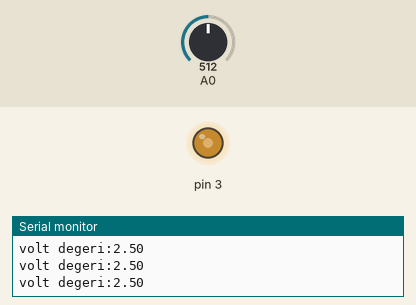
This sketch was run on a simulated Arduino Uno, built with avr-gcc and run on an emulated ATmega328P. Parts: output pins drawn as LEDs (lit = HIGH), the last lines printed to the serial monitor. The inputs (shaded band) are chosen by the test bench; at power-on: A0 = 512.

Above: at 1.2 s.
1.3 s: A0 set to 716
At 2.5 s:
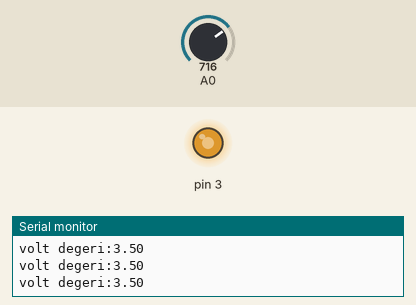
2.8 s: A0 set to 900
At 3.7 s:
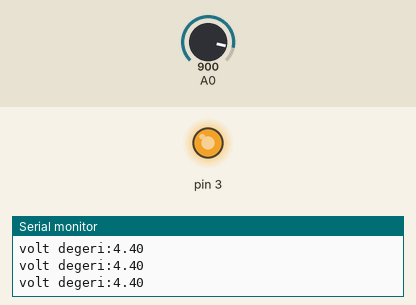
4.3 s: A0 set to 122
At 4.8 s:
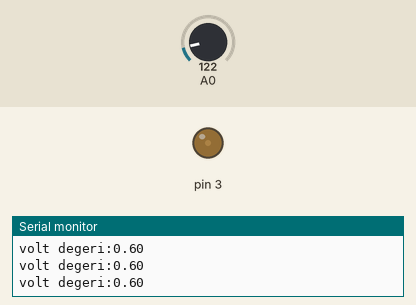
5.8 s: A0 set to 0
At 7.0 s:
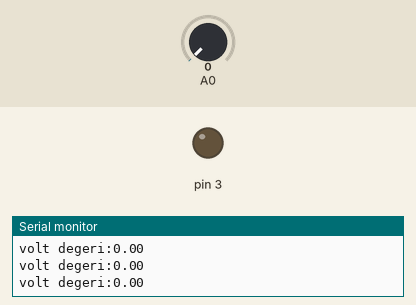
7.3 s: A0 set to 511
At 8.1 s:
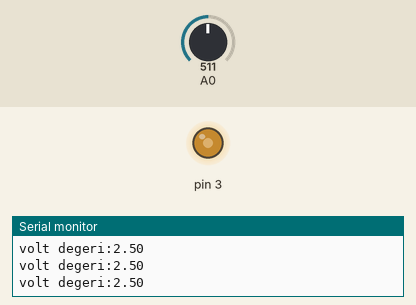
Timing chart, 0 to 10.3 s (numbered marks = the images above; inputs shaded):
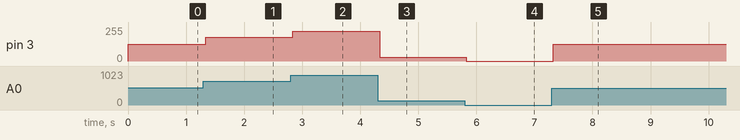

Measured:
- after the input at 1.3 s, pin 3: 127/255 → 178/255 at once
- after the input at 2.8 s, pin 3: 178/255 → 224/255 at once
- after the input at 4.3 s, pin 3: 224/255 → 30/255 at once
- after the input at 5.8 s, pin 3: 30/255 → 0/255 at once
- after the input at 7.3 s, pin 3: 0/255 → 127/255 at once

The sketch:

pwm_led.ino
```cpp
#define pot A0
float deger;
int ydeger;
float volt;


void setup() {

  Serial.begin(9600);


}

void loop() {
 deger=analogRead(A0);
 volt= deger*5/1023;
 ydeger=map(deger,0,1023,0,255);
  Serial.print("volt degeri:"); Serial.println(volt);
  analogWrite(3,ydeger);


}
```
